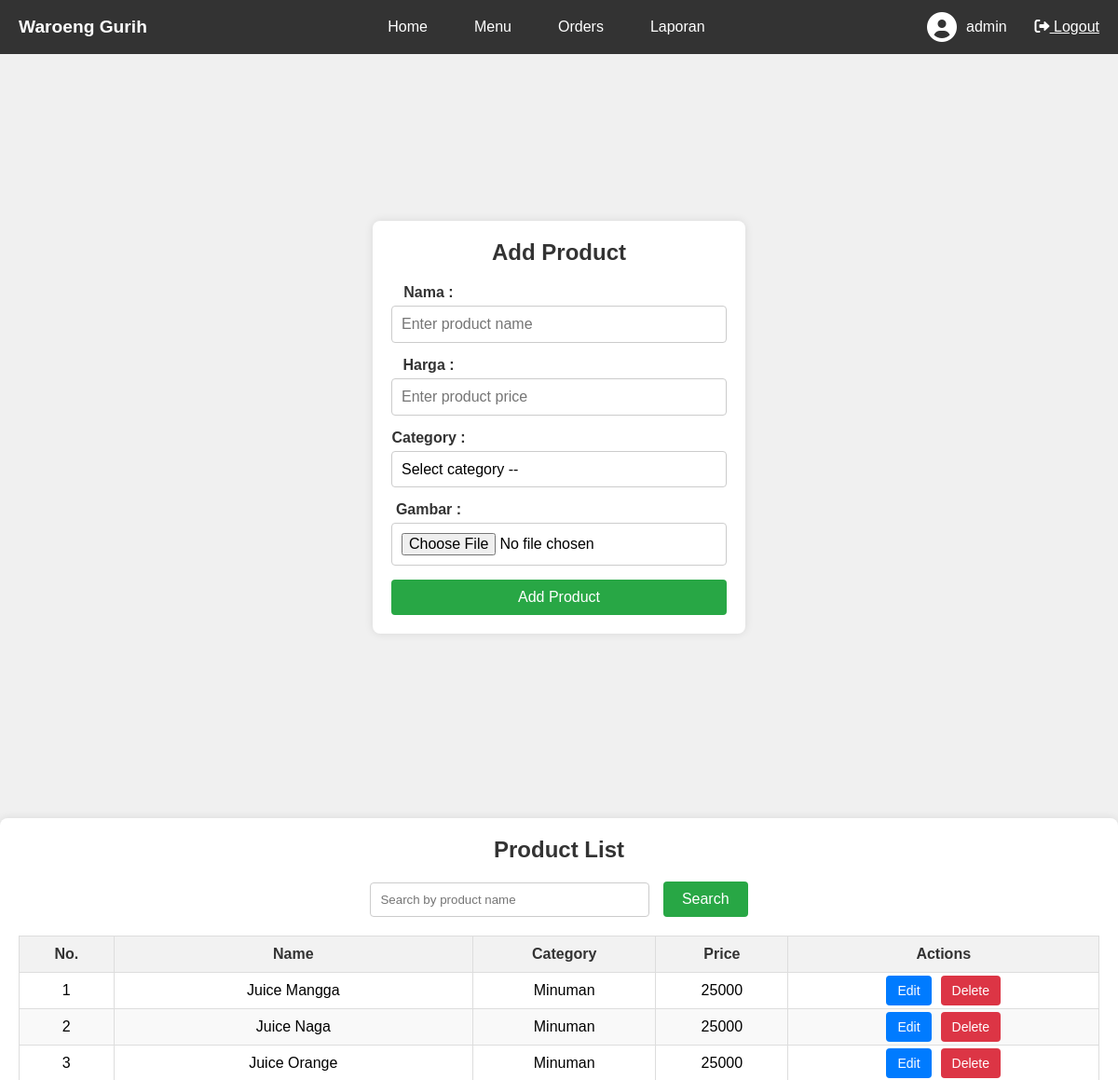
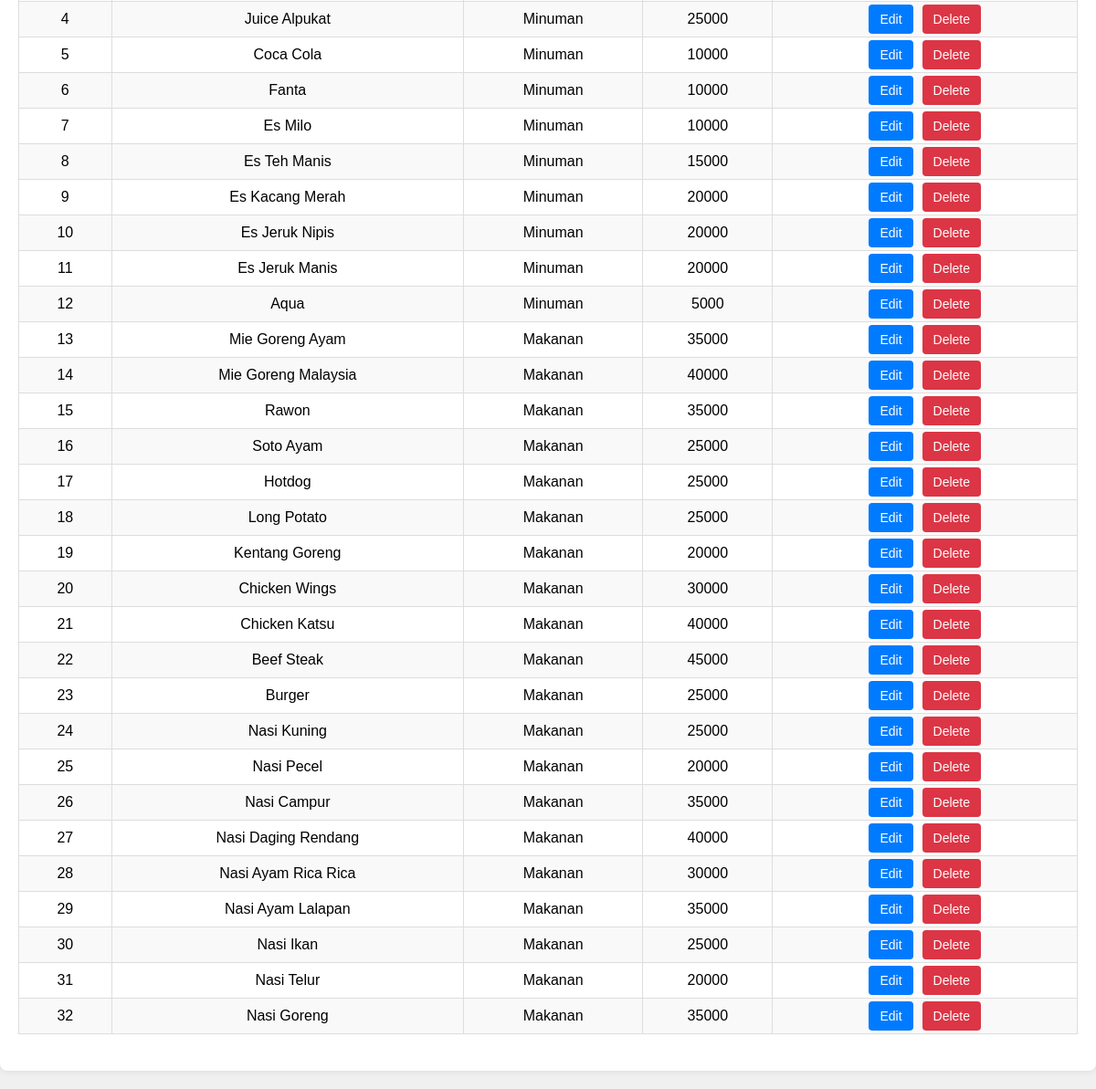
The app's page /menu.php (signed in) with its own data (2 pictures, top to bottom).
### tables this page shows
CREATE TABLE `products` (
  `id` int(11) NOT NULL,
  `name` varchar(100) NOT NULL,
  `category` enum('Makanan','Minuman') NOT NULL,
  `price` int(10) NOT NULL,
  `image` varchar(100) NOT NULL
);

### menu.php (the view, shortened to what this page needs)
<?php
include 'connect/connect.php';
?>
<!DOCTYPE html>
<html lang="en">
<head>
    <link rel="stylesheet" href="https://cdnjs.cloudflare.com/ajax/libs/font-awesome/6.0.0-beta3/css/all.min.css">
</head>
<body>
    <div class="navbar">
        <div class="navbar-left">
            <div class="navbar-logo">
            <span class="restaurant-name">Waroeng Gurih</span>
            </div>
        </div>
        <div class="navbar-nav">
            <a href="dashboard.php">Home</a>
            <a href="menu.php">Menu</a>
            <a href="orderadmin.php">Orders</a>
            <a href="laporanadmin.php">Laporan</a>
        </div>
        <div class="navbar-right">
            <div class="profile-info">
                <i class="fas fa-user-circle fa-2x"></i>
                <div class="profile-name"><?php echo $_SESSION['operator']; ?></div>
            </div>
            <a href="login.php" style="color: #fff; margin-left: 20px;">
                <i class="fas fa-sign-out-alt"></i> Logout
            </a>
        </div>
    </div>
    <section class="add-products">
        <form action="" method="POST" enctype="multipart/form-data">
            <h3>Add Product</h3>
            <div class="label"><p>Nama :</p></div>
                <input type="text" required placeholder="Enter product name" name="name" maxlength="100" class="box">
            <div class="label"><p>Harga :</p></div>
                <input type="number" min="0" max="9999999999" required placeholder="Enter product price" name="price" class="box">
            <div class="label"><p>Category :</p></div>
                <select name="category" class="box" required>
                    <option value="" disabled selected>Select category --</option>
                </select>
            <div class="label"><p>Gambar :</p></div>
                <input type="file" name="image" class="box" accept="image/*" required>
                <input type="submit" value="Add Product" name="add_product" class="btn">
        </form>
    </section>
    <section class="products-table">
        <h3>Product List</h3>
        <form action="" method="GET">
            <input type="text" name="search" placeholder="Search by product name">
            <button type="submit">Search</button>
        </form>
        <table>
            <thead>
                <tr>
                    <th>No.</th>
                    <th>Name</th>
                    <th>Category</th>
                    <th>Price</th>
                    <th>Actions</th>
                </tr>
            </thead>
            <tbody>
                <?php
                if (isset($_GET['search'])) {
                    $search = $_GET['search'];
                    $select_products = $conn->prepare("SELECT * FROM `products` WHERE name LIKE ?");
                    $search_term = "%$search%";
                    $select_products->bind_param("s", $search_term);
                    $select_products->execute();
                    $result = $select_products->get_result();
                } else {
                    $result = $conn->query("SELECT * FROM `products` ORDER BY id DESC");
                }
                if ($result->num_rows > 0) {
                    $count = 1;
                    while ($row = $result->fetch_assoc()) {
                        echo '<tr>';
                        echo '<td>' . $count . '</td>';
                        echo '<td>' . $row['name'] . '</td>';
                        echo '<td>' . $row['category'] . '</td>';
                        echo '<td>' . $row['price'] . '</td>';
                        echo '<td>';
                        echo '<a href="edit_product.php?id=' . $row['id'] . '" class="edit-btn">Edit</a>';
                        echo '<a href="menu.php?delete_id=' . $row['id'] . '" class="delete-btn" onclick="return confirm(\'Are you sure you want to delete this product?\')">Delete</a>';
                        echo '</td>';
                        echo '</tr>';
                        $count++;
                    }
                } else {
                    echo '<tr><td colspan="5">No products found</td></tr>';
                }
                ?>
            </tbody>
        </table>
    </section>
</body>
</html>

### menu.php (style rules this page uses)
* { margin: 0; padding: 0; box-sizing: border-box; }
body { font-family: Arial, sans-serif; background-color: #f0f0f0; display: flex; flex-direction: column; min-height: 100vh; margin: 0; padding: 0; }
.navbar { background-color: #333; color: #fff; padding: 10px 20px; display: flex; justify-content: space-between; align-items: center; }
.navbar-left { display: flex; align-items: center; }
.navbar-logo { margin-right: 20px; }
.navbar-nav { text-align: center; flex: 1; display: flex; justify-content: center; gap: 20px; }
.navbar-nav a { color: #fff; text-decoration: none; padding: 10px 15px; }
.navbar-right { display: flex; align-items: center; }
.profile-info { display: flex; align-items: center; cursor: pointer; color: #fff; }
.profile-info i { margin-right: 10px; }
.profile-name { margin-right: 10px; }
.add-products { display: flex; justify-content: center; align-items: center; height: 100vh; }
.add-products form { background-color: #fff; padding: 20px; box-shadow: 0 0 10px rgba(0, 0, 0, 0.1); border-radius: 8px; max-width: 400px; width: 100%; text-align: center; }
.add-products h3 { margin-bottom: 20px; font-size: 24px; color: #333; text-align: center; }
.add-products .box { width: 100%; padding: 10px; margin-bottom: 15px; border: 1px solid #ccc; border-radius: 4px; font-size: 16px; box-sizing: border-box; }
.add-products .btn { width: 100%; padding: 10px; background-color: #28a745; border: none; border-radius: 4px; color: #fff; font-size: 16px; cursor: pointer; transition: background-color 0.3s ease; }
.add-products select.box { appearance: none; background-size: 10px; }
.products-table { width: 100%; max-width: 1200px; margin: 20px auto; background-color: #fff; padding: 20px; box-shadow: 0 0 10px rgba(0, 0, 0, 0.1); border-radius: 8px; }
.products-table h3 { margin-bottom: 20px; font-size: 24px; color: #333; text-align: center; }
.products-table table { width: 100%; border-collapse: collapse; margin-bottom: 20px; }
.products-table th, .products-table td { border: 1px solid #ddd; padding: 10px; text-align: center; }
.products-table th { background-color: #f2f2f2; color: #333; font-weight: bold; }
.products-table tr:nth-child(even) { background-color: #f9f9f9; }
.products-table a { text-decoration: none; padding: 8px 12px; border-radius: 4px; font-size: 14px; margin: 0 5px; }
.products-table .edit-btn { background-color: #007bff; color: #fff; }
.products-table .delete-btn { background-color: #dc3545; color: #fff; }
.products-table form { margin-bottom: 20px; text-align: center; }
.products-table form input[type="text"] { padding: 10px; width: 80%; max-width: 300px; border: 1px solid #ccc; border-radius: 4px; margin-right: 10px; }
.products-table form button { padding: 10px 20px; background-color: #28a745; border: none; border-radius: 4px; color: #fff; cursor: pointer; font-size: 16px; }
.label p { display: block; font-weight: bold; margin-bottom: 5px; font-size: 16px; color: #333; margin-right: 280px; }
.restaurant-name { font-size: 1.2em; font-weight: bold; }

### records on screen
products: name "Juice Mangga", category "Minuman", price "25000"
products: name "Juice Naga", category "Minuman", price "25000"
products: name "Juice Orange", category "Minuman", price "25000"
products: name "Juice Alpukat", category "Minuman", price "25000"
products: name "Coca Cola", category "Minuman", price "10000"
products: name "Fanta", category "Minuman", price "10000"
products: name "Es Milo", category "Minuman", price "10000"
products: name "Es Teh Manis", category "Minuman", price "15000"
products: name "Es Kacang Merah", category "Minuman", price "20000"
products: name "Es Jeruk Nipis", category "Minuman", price "20000"
products: name "Es Jeruk Manis", category "Minuman", price "20000"
products: name "Aqua", category "Minuman", price "5000"
products: name "Mie Goreng Ayam", category "Makanan", price "35000"
products: name "Mie Goreng Malaysia", category "Makanan", price "40000"
products: name "Rawon", category "Makanan", price "35000"
products: name "Soto Ayam", category "Makanan", price "25000"
products: name "Hotdog", category "Makanan", price "25000"
products: name "Long Potato", category "Makanan", price "25000"
products: name "Kentang Goreng", category "Makanan", price "20000"
products: name "Chicken Wings", category "Makanan", price "30000"
products: name "Chicken Katsu", category "Makanan", price "40000"
products: name "Beef Steak", category "Makanan", price "45000"
products: name "Burger", category "Makanan", price "25000"
products: name "Nasi Kuning", category "Makanan", price "25000"
products: name "Nasi Pecel", category "Makanan", price "20000"
products: name "Nasi Campur", category "Makanan", price "35000"
products: name "Nasi Daging Rendang", category "Makanan", price "40000"
products: name "Nasi Ayam Rica Rica", category "Makanan", price "30000"
products: name "Nasi Ayam Lalapan", category "Makanan", price "35000"
products: name "Nasi Ikan", category "Makanan", price "25000"
products: name "Nasi Telur", category "Makanan", price "20000"
products: name "Nasi Goreng", category "Makanan", price "35000"

### other values on screen
$_SESSION['operator'] "admin"
